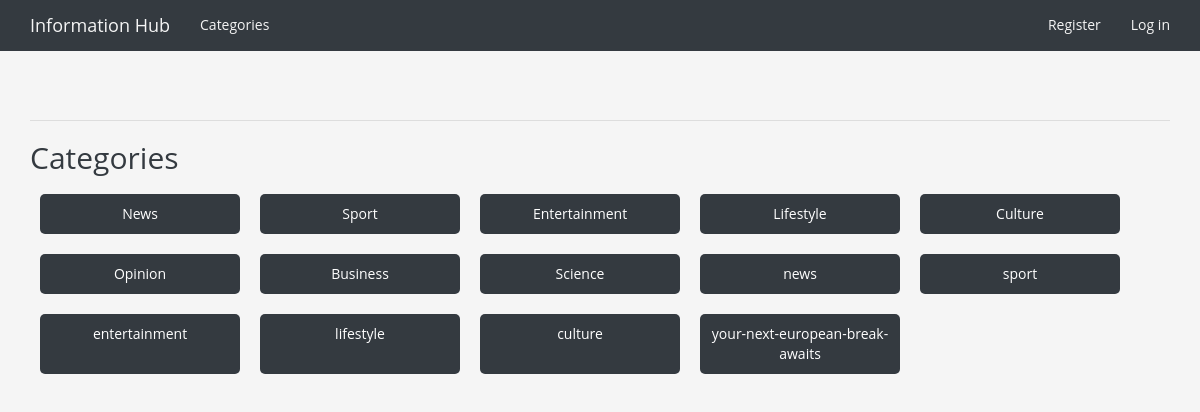
/categories/, run on an earlier commit of the app's database.
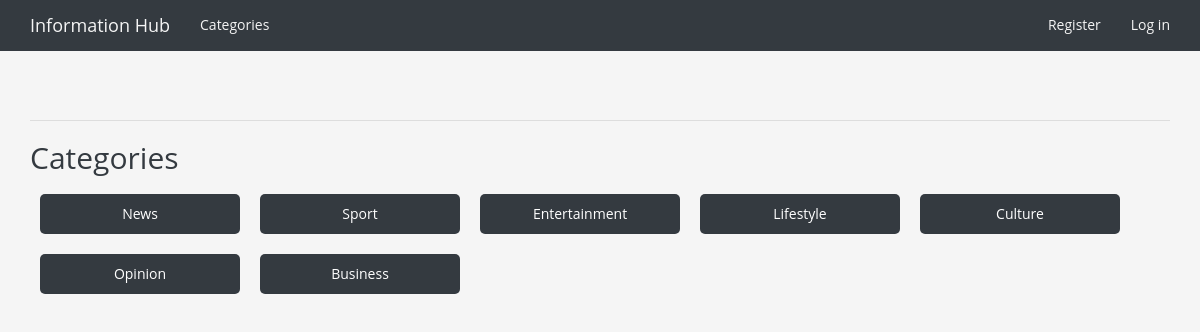
And on a later commit of the database.
### info_hubs/models.py (models this page shows)
class Category(models.Model):
    text = models.CharField(max_length=200)
    date_added = models.DateTimeField(auto_now_add=True)
    class Meta:
        verbose_name_plural = 'categories'
    def __str__(self):
        return self.text

### info_hubs/views.py (the view)
# urls.py: re_path('^categories/$', views.categories, name='categories'),
def categories(request):
    categories = Category.objects.order_by('date_added')
    context = {'categories': categories}
    return render(request, 'info_hubs/categories.html', context)

### info_hubs/templates/info_hubs/categories.html
{% extends "info_hubs/base.html" %}
{% block content %}
  <h2 style="color: #343a40;">Categories</h2>
  <div style="display: flex; flex-wrap: wrap;">
    {% for category in categories %}
      <a style="background-color: #343a40; border-radius: 5px; margin: 10px;
       padding: 10px; text-align: center; width: 200px; color: white;
       text-decoration: none;"
         href="{% url 'info_hubs:category' category.id %}">
        {{ category }}
      </a>
    {% empty %}
      <div>No categories have been added yet.</div>
    {% endfor %}
  </div>
{% endblock content %}

### info_hubs/templates/info_hubs/base.html (shortened to what this page needs)
{% load bootstrap3 %}
<!DOCTYPE html>
<html lang="en">
  <head>
    {% bootstrap_css %}
  </head>
  <body>
    <nav class="navbar navbar-default navbar-static-top">
      <div class="container">
        <div class="navbar-header">
            <a class="navbar-brand" href="{% url 'info_hubs:index' %}">
                Information Hub</a>
        </div>
        <div id="navbar" class="navbar-collapse collapse">
          <ul class="nav navbar-nav">
            <li><a href="{% url 'info_hubs:categories' %}">Categories</a></li>
          </ul>
          <ul class="nav navbar-nav navbar-right">
            {% if user.is_authenticated %}
              <li><a>Hello, {{ user.username }}.</a></li>
              <li><a href="{% url 'users:logout' %}">Log out</a></li>
            {% else %}
              <li><a href="{% url 'users:register' %}">Register</a></li>
              <li><a href="{% url 'users:login' %}">Log in</a></li>
            {% endif %}
          </ul>
        </div>
      </div>
    </nav>
    <div class="container">
      <div class="page-header">
      </div>
      <div>
        {% block content %}{% endblock content %}
      </div>
    </div>
  </body>
</html>

### info_hubs/templates/info_hubs/base.html (style rules this page uses)
body { background-color: #f5f5f5; font-family: 'Open Sans', sans-serif; }
.navbar-default { background-color: #343a40; border-color: #343a40; }
.navbar-default .navbar-brand, .navbar-default .navbar-nav > li > a { color: #f5f5f5; }
.page-header { border-bottom: 1px solid #ddd; }

What changed in the data, as far as the page shows it:
removed Category: text "Science"
removed Category: text "news"
removed Category: text "sport"
removed Category: text "entertainment"
removed Category: text "lifestyle"
removed Category: text "culture"
removed Category: text "your-next-european-break-awaits"
